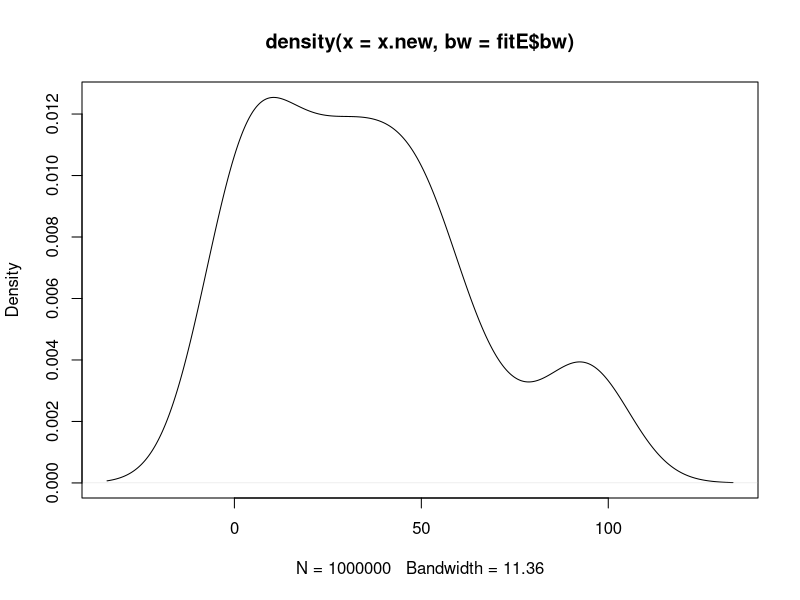

Write the R code that produced this figure.
# Spore Costs
# 21 July 2025 - last update
# Author: C. Karakoc

######################
# Packages & Plotting 
######################
##########################################################################
library(tidyverse)       
# ggplot theme
library(scales) 
library(ggfortify)
library(ggrepel)
#plotting
library(ggpubr) 
library(grid)

mytheme <- theme_bw()+
  theme(axis.ticks.length = unit(.25, "cm"))+
  theme(legend.text = element_text(size=16))+
  theme(axis.text = element_text(size = 18, color = "black"), axis.title = element_text(size = 18))+
theme(panel.grid.major = element_blank(), panel.grid.minor = element_blank(), 
      panel.border = element_rect(fill=NA, colour = "black", 
size=1))+
theme(strip.text.x = element_text(size = 18))+
  theme(legend.title=element_blank())+
  theme(panel.border = element_rect(fill=NA, colour = "black", 
                                    linewidth=1)) +
theme(axis.text.x.top = element_blank(), axis.title.x.top = element_blank(),
        axis.text.y.right = element_blank(), axis.title.y.right = element_blank())+
   theme(axis.title.x = element_text(margin=margin(10,0,0)),
   axis.title.y = element_text(margin=margin(0,10,0,0)),
   axis.text.x = element_text(margin=margin(10,0,0,0)),
   axis.text.y = element_text(margin=margin(0,10,0,0)))

mytheme2 <- theme_bw()+
  theme(axis.ticks.length = unit(.25, "cm"))+
  theme(legend.text = element_text(size=14))+
  theme(axis.text = element_text(size = 18, color = "black"), axis.title = element_text(size = 18))+
  theme(panel.grid.major = element_blank(), panel.grid.minor = element_blank(), 
        panel.border = element_rect(fill=NA, colour = "black", 
                                    size=1))+
  theme(strip.text.x = element_text(size = 18))+
  theme(legend.title=element_blank())+
  theme(panel.border = element_rect(fill=NA, colour = "black", 
                                    linewidth=1)) +
  #theme(axis.text.x.top = element_blank(), axis.title.x.top = element_blank(),
  #     axis.text.y.right = element_blank(), axis.title.y.right = element_blank())+
  theme(axis.title.x = element_text(margin=margin(10,0,0)),
        axis.title.y = element_text(margin=margin(0,10,0,0)),
        axis.text.x = element_text(margin=margin(10,0,0,0)),
        axis.text.y = element_text(margin=margin(0,10,0,0)))+
  theme(axis.title.x.top = element_text(margin=margin(10,10,0)),
        axis.title.y.right = element_text(margin=margin(0,10,0,0)),
        axis.text.x.top = element_text(margin=margin(10,0,10,0)),
        axis.text.y.right = element_text(margin=margin(0,10,0,0)))

# Color blind palette
cbpalette <- c("#0072B2", "#D55E00","#009E73", "#CC79A7", "#56B4E9", "#999999", "#F0E442", "#000000")

setwd("~/Documents/GitHub/cost_of_spore")

######################
# Data
######################
##########################################################################

# Sporulation efficiency (corresponds to the SI Table 1 with full dataset of the papers)
efficiencyEmp     <- read.table("./efficiency/empirical/data/efficiency.csv", sep = ",", dec = "," , header = T, stringsAsFactors = F)

#################################
# Empirical spore efficiency
#################################

efficiencyEmp$efficiency <- as.numeric(efficiencyEmp$efficiency)
median(as.numeric(efficiencyEmp$efficiency))

efficiencyPlot <- ggplot(efficiencyEmp, aes(efficiency))+
  geom_density(linewidth = 1.6, color = "#0072B2")+
  xlab("Sporulation efficiency (%)")+
  ylab("Frequency")+
  geom_vline(xintercept = 30, color = "black", linetype = "dashed" )+
  coord_cartesian(ylim = c(0.0025, 0.0125))+
  annotate(geom = "label", x = 33, y = 0.005, color ="black", fill = "white", label = "Median = 30%")+
  scale_x_continuous(limits = c(0,100), breaks = c(0,25,50,75,100), labels = c(0,25,50,75,100))+
  mytheme
  
library(truncnorm)
fitE   <- density(efficiencyEmp$efficiency, from = 0, to = 100)
N     <- 1e6
x.new <- rtruncnorm(a = 0, b = 100, N, sample(efficiencyEmp$efficiency, size = N, replace = TRUE))
plot(density(x.new, bw = fitE$bw))

densityPlot <- as.data.frame(x.new)

means = densityPlot %>%
  summarise(M = median(x.new), SD = sd(x.new), N = n())

# Sample size of 50. T Distribution intervals
means$error = qt(0.975, df = 50-1)*means$SD/sqrt(means$N)
means$upper = means$M+means$error
means$lower = means$M-means$error

efficiencyPlot <- ggplot(densityPlot, aes(x = x.new))+
  geom_density(alpha = 0.1, linewidth = 0.8, bw = 11.35555, color = "#0072B2")+
  geom_vline(xintercept = c(means$M), linetype = 'dashed', color = "black")+
  annotate(geom = "label", x = 33, y = 0.005, color = "black", fill = "white", label = "Median = 30.6%")+
  labs(x="Sporulation efficiency", y = "Density")+
  mytheme + 
  scale_x_continuous(limits = c(-30,130), sec.axis = dup_axis())+
  scale_y_continuous(sec.axis = dup_axis())

#ggsave("./efficiency/empirical/figures/efficiencyEmp.pdf", efficiencyPlot, width = 5.6, height = 4.4)

############################################
# Plot's for Model results for the main text
############################################

# Consumer-resource model 
consumerResource <- read.table("./efficiency/model/data/consumer_resource_spore_model.tsv", header = FALSE, sep = "\t", stringsAsFactors = FALSE)
consumerResource$values <- strsplit(consumerResource$V2, ",")

max_values <- max(sapply(consumerResource$values, length))
value_cols <- paste0("value", 1:max_values)
values_df  <- as.data.frame(do.call(rbind, lapply(consumerResource$values, `length<-`, max_values)))
colnames(values_df) <- value_cols

new_data <- cbind(consumerResource[,1, drop=FALSE], values_df)

new_data_matrix <- as.matrix(new_data[, -1])
rownames(new_data_matrix) <- new_data[, 1]
new_data_transposed <- t(new_data_matrix)

new_data_final <- as.data.frame(new_data_transposed, stringsAsFactors = FALSE)
for (i in 1:ncol(new_data_final)) {
  new_data_final[, i] <- as.numeric(new_data_final[, i])
}

legend_names <- c("resource concentration", "cell density", "spore density")  # Replace with your desired legend names

plotModel <- new_data_final%>%
  pivot_longer(-hours, names_to = "population", values_to = "abundance")

plotModel$population <- factor(plotModel$population, levels = c("resource_concentration", "cell_concentration", "spore_concentration"))

annotation_positions <- data.frame(
  population = c("resource", "vegetative", "spore"),
  hours = c(1, 30, 34),  # Example positions for each level
  abundance = c(10^3.5, 10^9.5, 10^8.5)  # Example positions for each level
)

plot1 <- ggplot(plotModel, aes(x = hours, y = abundance, color = population))+
  geom_line(size = 1.6)+
  mytheme+
  labs(x = "Time (h)", y = "Concentration")+
  theme(legend.position = c(0.25, 0.88))+
  scale_color_manual(labels = c("resource concentration", "cell density", "spore density"), 
                     values = c("#009E73", "#0072B2", "#D55E00"))+
  scale_y_continuous(limits = c(10^0, 10^10), trans = "log10", breaks = c(10^1,10^3,10^5,10^7,10^9), 
                     labels = function(x) parse(text = paste0("10^", format(log10(x), digits = 2))), sec.axis = dup_axis())+
  scale_x_continuous(sec.axis = dup_axis())+
  theme(legend.position = "none")+
  geom_text(data = annotation_positions,
            aes(label = population), color = c("#009E73", "#0072B2", "#D55E00"),
            x = annotation_positions$hours, y = log10(annotation_positions$abundance),
            hjust = -0.1, vjust = 0.5, size = 6)   

#############################################################################

# Spore efficiency 
efficiency <- read.table("./efficiency/model/data/efficiency_data.tsv", header = FALSE, sep = "\t", stringsAsFactors = FALSE)
efficiency$values <- strsplit(efficiency$V2, ",")

max_values_eff <- max(sapply(efficiency$values, length))
value_cols_eff <- paste0("value", 1:max_values_eff)
values_df_eff  <- as.data.frame(do.call(rbind, lapply(efficiency$values, `length<-`, max_values_eff)))
colnames(values_df_eff) <- value_cols_eff

new_data_eff <- cbind(efficiency[,1, drop=FALSE], values_df_eff)

new_data_matrix_eff <- as.matrix(new_data_eff[, -1])
rownames(new_data_matrix_eff) <- new_data_eff[, 1]
new_data_transposed_eff <- t(new_data_matrix_eff)

new_data_final_eff <- as.data.frame(new_data_transposed_eff, stringsAsFactors = FALSE)
for (i in 1:ncol(new_data_final_eff)) {
  new_data_final_eff[, i] <- as.numeric(new_data_final_eff[, i])
}

efficiencyP <-  ggplot(new_data_final_eff, aes(x = spore_vs_cell_atp_ratio, y = sporulation_efficiency))+
  geom_vline(xintercept = 0.2668621700879765, linetype = "dashed")+
  geom_line(size = 1.3, color = "#0072B2")+
  mytheme+
  labs(x = "Ratio of energetic costs, spore/cell", y = "Sporulation efficiency")+ 
  scale_y_continuous(trans = "log10", breaks = c(10^-3, 10^-2, 10^-1), 
                     labels = function(x) parse(text = paste0("10^", format(log10(x), digits = 2))), sec.axis = dup_axis())+
  scale_x_continuous(trans = "log10", labels = function(x) parse(text = paste0("10^", format(log10(x), digits = 2))),sec.axis = dup_axis())+
  theme(legend.position = "none")+
  annotate("text", x = 10^-0.9, y = 10^-2.4, label = "Emprical estimate", size = 6, angle = 90)

##########################################################################################################

figure4 <- ggarrange(efficiencyPlot, plot1, efficiencyP,
                     labels = c("A", "B", "C"),
                     ncol = 3, nrow = 1)

#ggsave("./efficiency/empirical/figures/figure4.pdf", plot = figure4, width = 15, height = 4, dpi = 300)
